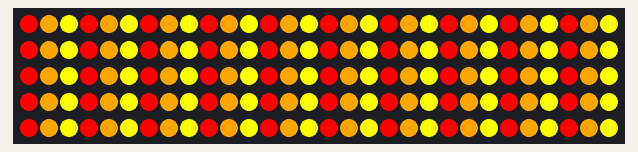
Simulated run of this sketch. Board: Arduino Uno, built with avr-gcc and run on an emulated ATmega328P. On the bench: 150 RGB LEDs in strip order, left to right, continuing on the next row.

Above: at 0.06 s.
At 97.6 s:
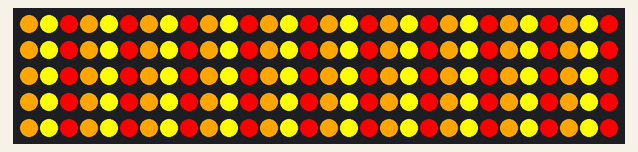

The sketch:

sketch_oct21b.ino
```cpp
#include "FastLED.h"

// How many leds in your strip?
#define NUM_LEDS 150

// For led chips like Neopixels, which have a data line, ground, and power, you just
// need to define DATA_PIN.  For led chipsets that are SPI based (four wires - data, clock,
// ground, and power), like the LPD8806, define both DATA_PIN and CLOCK_PIN
#define DATA_PIN 3

// Define the array of leds
CRGB leds[NUM_LEDS];
int r[NUM_LEDS];
int g[NUM_LEDS];
int b[NUM_LEDS];
int num;
int c;

void setup() {
  num = 200;
  c=0;
  for(int i = 0; i < NUM_LEDS; i++) {
    r[i]=10;
    g[i]=10;
    b[i]=10;
  }
  FastLED.addLeds<WS2812B, DATA_PIN, GRB>(leds, NUM_LEDS);
}

void loop() {
	// First slide the led in one direction
	for(int i = 0; i < NUM_LEDS; i++) {
		// Set the i'th led to red
		//leds[i] = CRGB::Black;
                if(i%3==c%3)
                   leds[i]=CRGB::Red;
                if(i%3==(c+1)%3)
                   leds[i]=CRGB::Orange;
                if(i%3==(c+2)%3)
                   leds[i]=CRGB::Yellow;
                //num = num % 150;
	}
        c++;
        FastLED.show();
        delay(100);


/*
	// Now go in the other direction.
	for(int i = NUM_LEDS-1; i >= 0; i--) {
		// Set the i'th led to red
		leds[i] = CRGB::Orange;
                if(i + num < NUM_LEDS)
                  leds[i + num] = CRGB::Pink;

                //if(i - 10 >= NUM_LEDS)
                //  leds[i - 10] = CRGB::Red;
		// Show the leds
		FastLED.show();
		// now that we've shown the leds, reset the i'th led to black
		leds[i] = CRGB::White;
                if(i + num < NUM_LEDS)
                  leds[i + num] = CRGB::White;
		// Wait a little bit before we loop around and do it again
		delay(15);
                num--;
                num = (num + 150) % 150;
	}*/
}
```
